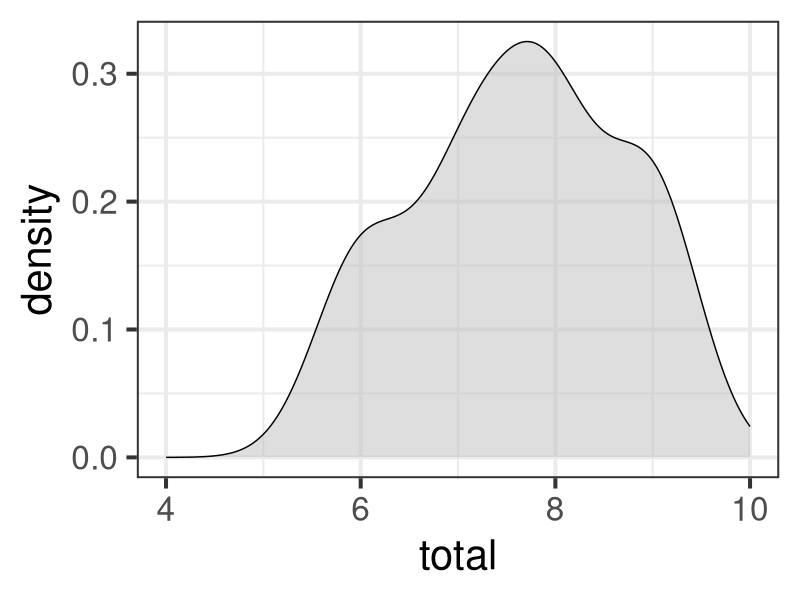
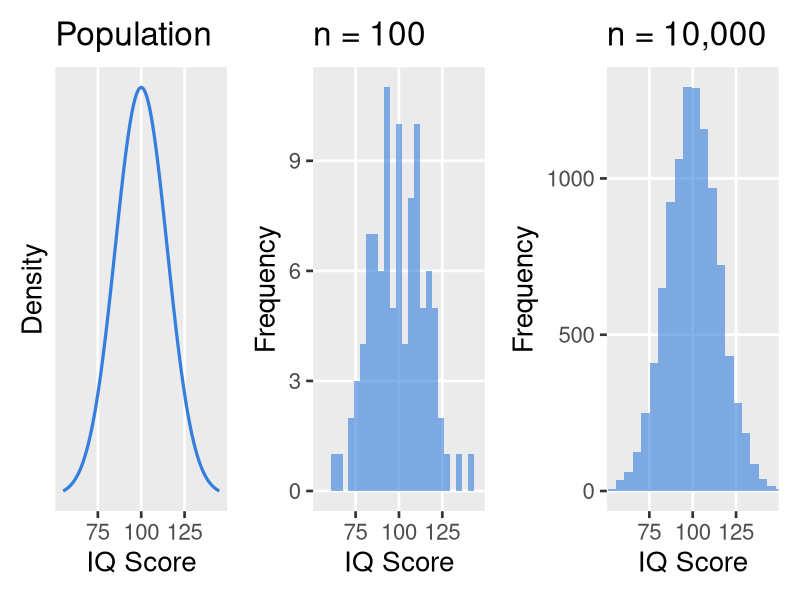
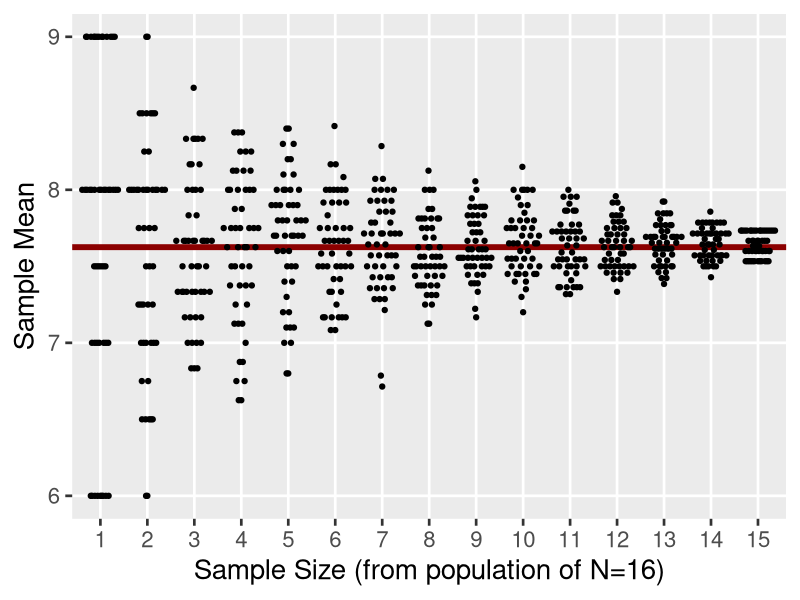
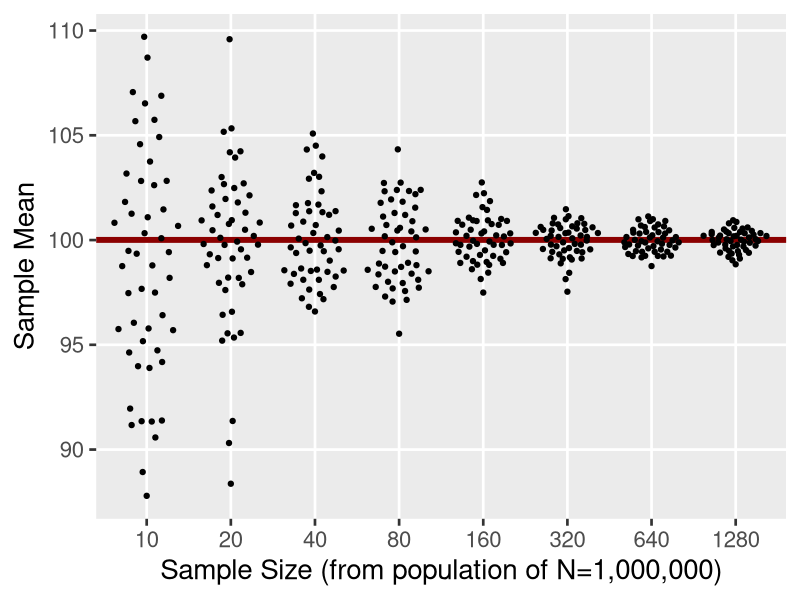
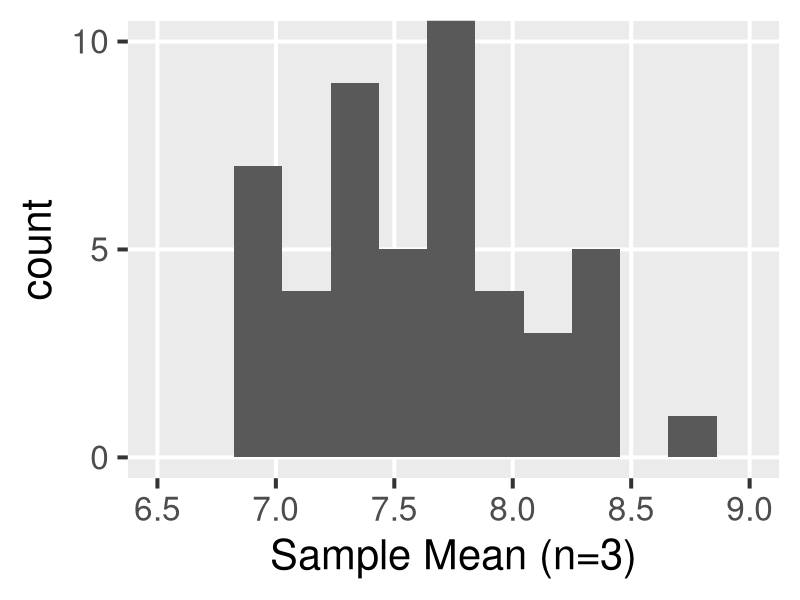
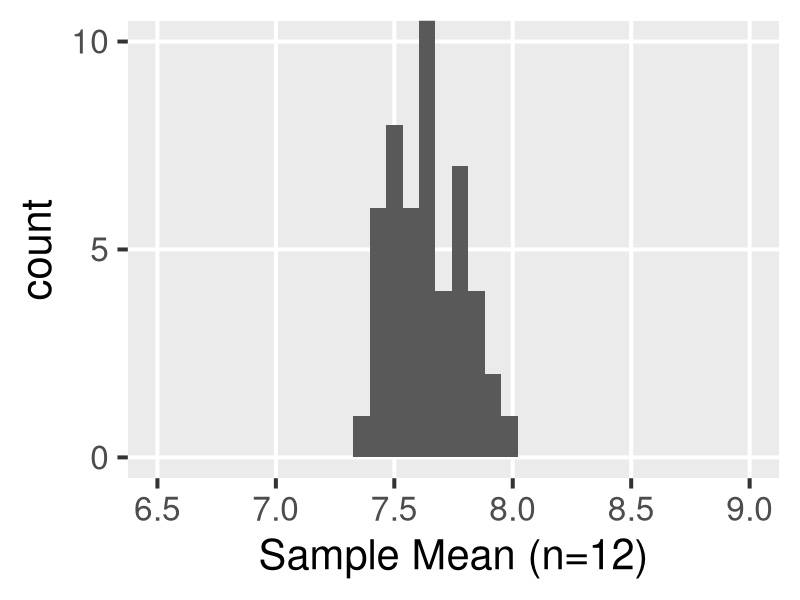

These charts were generated, in order, by the following R code:
## ---- chunk 1
#| echo: true
#| eval: true
#| message: false
#| replace_path: ["../../data/", ""]

# Read in data from file
library(tidyverse)
sleep <- read_csv("../../data/sleep.csv")

# Calculate total sleep hours
sleep$total <- 
  sleep$night + sleep$day
sleep$total
## ---- chunk 2
#| echo: false
#| eval: true
#| message: false

ggplot(sleep, aes(x = total)) +
  geom_density(fill = "gray", alpha = 1/2) +
  scale_x_continuous(limits = c(4,10)) +
  theme_bw(base_size = 30)
## ---- chunk 3
#| echo: true
#| collapse: true

x <- sleep$total
N <- length(x)
mu <- (1 / N) * sum(x)
mu
## ---- chunk 4
#| echo: true
#| collapse: true

sqdiff <- (x - mu)^2
sigma <- sqrt((1 / N) * sum(sqdiff))
sigma
## ---- chunk 5
#| echo: false
set.seed(2021)
## ---- chunk 6
#| echo: true
#| collapse: true
xs <- sample(sleep$total, size=6)
xs
## ---- chunk 7
#| echo: true
#| collapse: true

xbar <- mean(xs)
xbar
## ---- chunk 8
#| echo: true
#| collapse: true

s <- sd(xs)
s
## ---- chunk 9
#| echo: true
#| collapse: true
round(c(mu, xbar, xbar - mu), 2)
## ---- chunk 10
#| echo: true
#| collapse: true
round(c(sigma, s, s - sigma), 2)
## ---- chunk 11
#| echo: false
#| message: false
#| fig-width: 12
#| fig-height: 3.3

# This deck sets themes per plot rather than globally, so state it here.
library(patchwork)
set.seed(2025)
# Three panels share the slide width, so the base size has to come down or the
# titles collide with the panel edges.
lln_theme <- theme_gray(base_size = 20) + theme(panel.grid.minor = element_blank())

lln_pop <- tibble(x = seq(55, 145, length.out = 500), y = dnorm(x, 100, 15))
lln_sample <- function(n, title) {
  ggplot(tibble(iq = rnorm(n, 100, 15)), aes(iq)) +
    geom_histogram(bins = 24, fill = "#357EDD", alpha = 0.6) +
    coord_cartesian(xlim = c(55, 145)) +
    labs(title = title, x = "IQ Score", y = "Frequency") +
    lln_theme
}

(ggplot(lln_pop, aes(x, y)) +
   geom_line(linewidth = 1.1, colour = "#357EDD") +
   scale_y_continuous(breaks = NULL) +
   labs(title = "Population", x = "IQ Score", y = "Density") +
   lln_theme) +
  lln_sample(100, "n = 100") +
  lln_sample(10000, "n = 10,000")
## ---- chunk 12
set.seed(2021)
n <- 1:15

many_sample <- function(n, population, iter) {
  out <- vector("double", length = iter)
  for (i in 1:iter) {
    out[i] <- mean(sample(population, size = n))
  }
  tibble(n = n, i = 1:iter, mean = out)
}

res <- map_dfr(n, many_sample, population = sleep$total, iter = 50)

ggplot(res, aes(x = factor(n), y = mean)) + 
  geom_hline(yintercept = mean(sleep$total), color = "darkred", linewidth = 2) +
  ggbeeswarm::geom_quasirandom() +
  labs(x = "Sample Size (from population of N=16)", y = "Sample Mean") +
  theme_gray(base_size = 20) +
  theme(panel.grid.minor = element_blank())
## ---- chunk 13
set.seed(2021)
n2 <- c(10, 20, 40, 80, 160, 320, 640, 1280)
pop2 <- rnorm(1e6, 100, 15)
res2 <- map_dfr(n2, many_sample, population = pop2, iter = 50)

ggplot(res2, aes(x = factor(n), y = mean)) + 
  geom_hline(yintercept = mean(pop2), color = "darkred", linewidth = 2) +
  ggbeeswarm::geom_quasirandom() +
  labs(x = "Sample Size (from population of N=1,000,000)", y = "Sample Mean") +
  theme_gray(base_size = 20) +
  theme(panel.grid.minor = element_blank())
## ---- chunk 14
ggplot(filter(res, n == 3), aes(x = mean)) + 
  geom_histogram(bins = 10) +
  scale_y_continuous(breaks = c(0, 5, 10)) +
  coord_cartesian(xlim = c(6.5, 9), ylim = c(0, 10)) +
  labs(y = "count", x = "Sample Mean (n=3)") +
  theme_gray(base_size = 30) +
  theme(panel.grid.minor = element_blank())

ggplot(filter(res, n == 12), aes(x = mean)) + 
  geom_histogram(bins = 10) +
  scale_y_continuous(breaks = c(0, 5, 10)) +
  labs(y = "count", x = "Sample Mean (n=12)") +
  coord_cartesian(xlim = c(6.5, 9), ylim = c(0, 10)) +
  theme_gray(base_size = 30) +
  theme(panel.grid.minor = element_blank())
## ---- chunk 15
#| echo: true
#| collapse: true
n <- 3
xs <- sample(sleep$total, n)
N <- length(sleep$total)
s <- sd(xs)
se_m <- (s / sqrt(n)) * 
  sqrt((N - n)/(N - 1))
se_m
## ---- chunk 16
#| echo: true
#| collapse: true
n <- 12
xs <- sample(sleep$total, n)
N <- length(sleep$total)
s <- sd(xs)
se_m <- (s / sqrt(n)) * 
  sqrt((N - n)/(N - 1))
se_m
